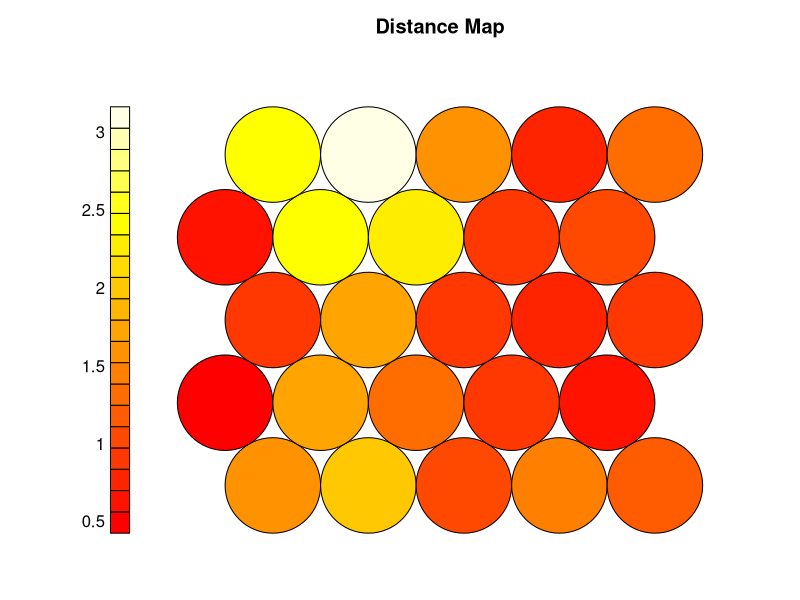
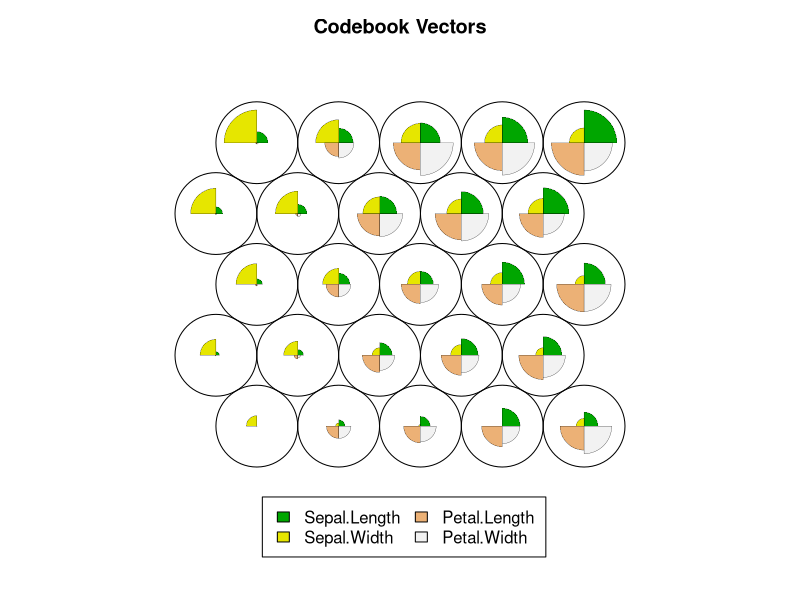
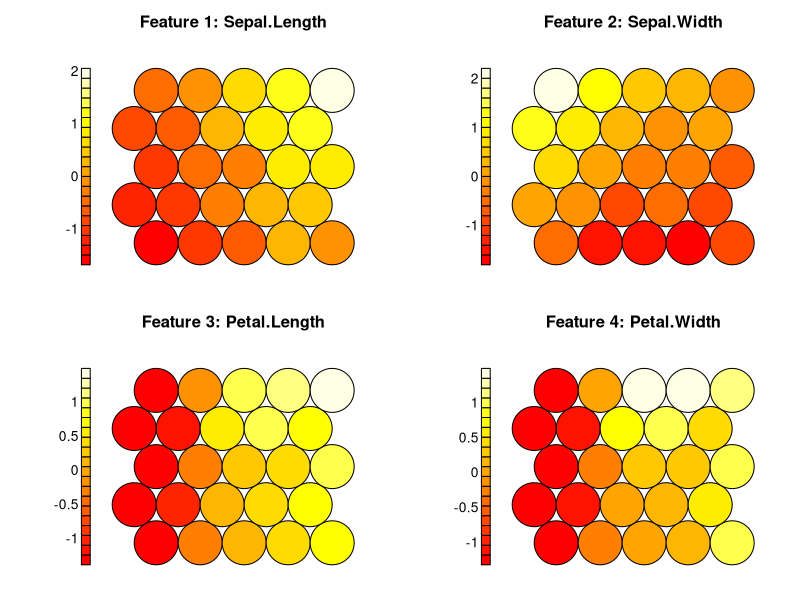
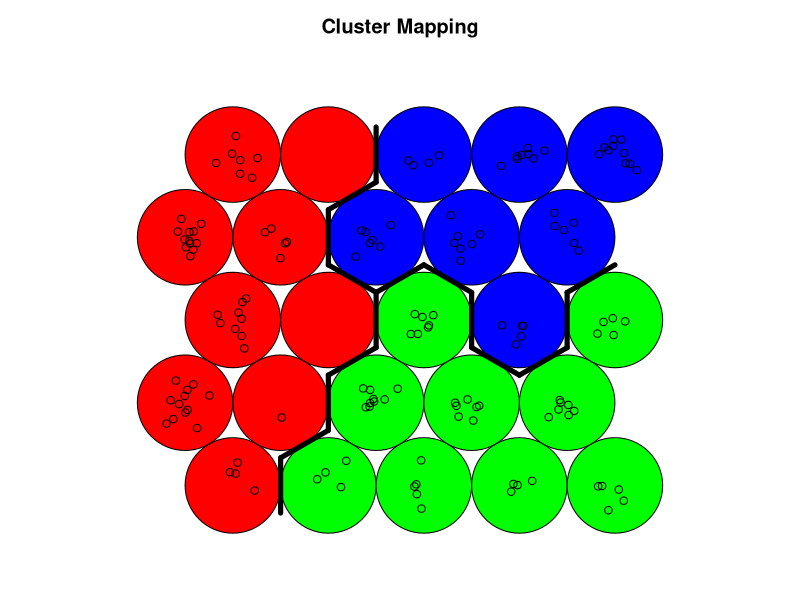

The R source for these figures, in order:
# Install and load the kohonen package
# install.packages("kohonen")  # Uncomment this if the package is not installed
library(kohonen)

# Load the dataset
data(iris)

# Remove the target variable for unsupervised learning
iris_data <- iris[, -5]

# Normalize the data
iris_scaled <- scale(iris_data)

# Define the grid for SOM
som_grid <- somgrid(xdim = 5, ydim = 5, topo = "hexagonal")

# Train the SOM model
iris_som <- som(X = as.matrix(iris_scaled), grid = som_grid, rlen = 100)

# Plot the U-Matrix (Distance Map)
plot(iris_som, type = "dist.neighbours", main = "Distance Map")

# Visualize Node Clustering
# Plot node clustering (Codebook Vectors)
plot(iris_som, type = "codes", main = "Codebook Vectors")

# Feature Weight Visualization
# Visualize individual variables
par(mfrow = c(2, 2))  # Layout for multiple plots
plot(iris_som, type = "property", property = getCodes(iris_som)[, 1], main = "Feature 1: Sepal.Length")
plot(iris_som, type = "property", property = getCodes(iris_som)[, 2], main = "Feature 2: Sepal.Width")
plot(iris_som, type = "property", property = getCodes(iris_som)[, 3], main = "Feature 3: Petal.Length")
plot(iris_som, type = "property", property = getCodes(iris_som)[, 4], main = "Feature 4: Petal.Width")
par(mfrow = c(1, 1))  # Reset layout

# Clustering the SOM with hierarchical clustering
# Perform hierarchical clustering on SOM nodes
som_cluster <- cutree(hclust(dist(getCodes(iris_som))), k = 3)  # Define 3 clusters

# Plot clusters on the SOM map
plot(iris_som, type = "mapping", bgcol = rainbow(3)[som_cluster], main = "Cluster Mapping")
add.cluster.boundaries(iris_som, som_cluster)
